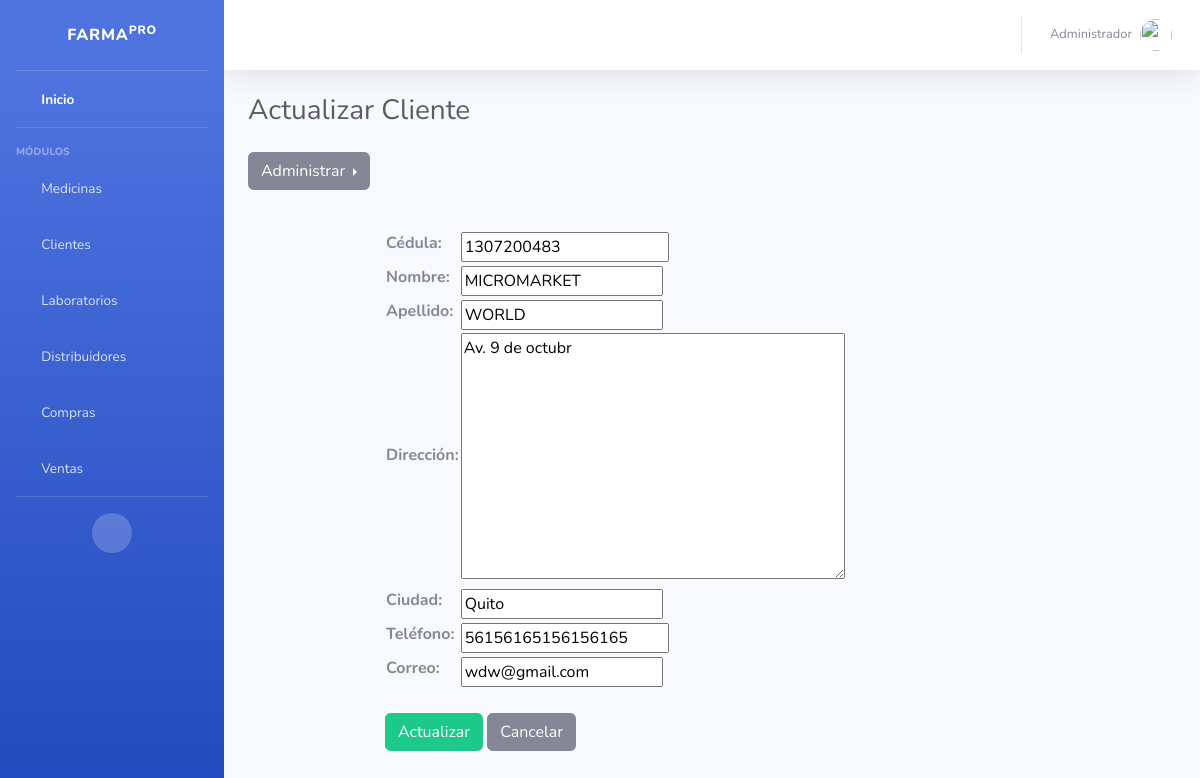
Screenshot of /clientes/update/5 with the database file from the repository.
### clientes/models.py (models this page shows, shortened)
class Cliente(models.Model):
    cedula =  models.BigIntegerField(max_length = 10,  verbose_name="Cédula", blank=False, null=False)
    nombre_cliente = models.CharField(max_length = 50, verbose_name="Nombre",blank=False, null=False)
    apellido_cliente = models.CharField(max_length = 50, verbose_name="Apellido",blank=False, null=False)
    direccion_cliente = models.TextField(max_length = 50, verbose_name="Dirección",blank=False, null=False)
    ciudad_cliente = models.CharField(max_length = 20, verbose_name="Ciudad",blank=False, null=False)
    telefono_cliente =  models.BigIntegerField(max_length = 10,verbose_name="teléfono",blank=False, null=False)
    correo_cliente = models.EmailField(max_length = 50, verbose_name="Correo",blank=False, null=False)
    created = models.DateTimeField(auto_now_add = True)
    updated = models.DateTimeField(auto_now = True)
    class Meta:
        verbose_name = "Cliente"
        verbose_name_plural = "Clientes"

### clientes/views.py (the view, shortened to what this page needs)
# urls.py: path("update/<int:pk>", ClienteUpdateView.as_view(), name="update"),
class ClienteUpdateView(UpdateView):
    model = Cliente
    fields = ["cedula","nombre_cliente","apellido_cliente","direccion_cliente","ciudad_cliente","telefono_cliente","correo_cliente"]
    template_name_suffix = "_update_form"

### clientes/templates/clientes/cliente_update_form.html (shortened to what this page needs)
 {% extends 'core/base.html' %}
{% block cabecera %} Actualizar Cliente {% endblock %}
{% block pie %} {% include 'clientes/cliente_menu.html'%}
<main role="main">
  <div class="container">
    <div class="row mt-3">
      <div class="col-md-9 mx-auto">
        <div>
          <form action="" method="post">
            <table>
              {{ form.as_table }}
            </table>
            <br />
            <input type="submit" value="Actualizar" c class="btn btn-success"/>
            <a href="{% url 'clientes:clientes' %}"class="btn btn-secondary">
              Cancelar
            </a>
          </form>
        </div>
      </div>
    </div>
  </div>
</main>
{% endblock %}

### rows the page displays
Cliente: cedula "1307200483", nombre_cliente "MICROMARKET", apellido_cliente "WORLD", direccion_cliente "Av. 9 de octubr", ciudad_cliente "Quito", telefono_cliente "56156165156156165", correo_cliente "wdw@gmail.com"
